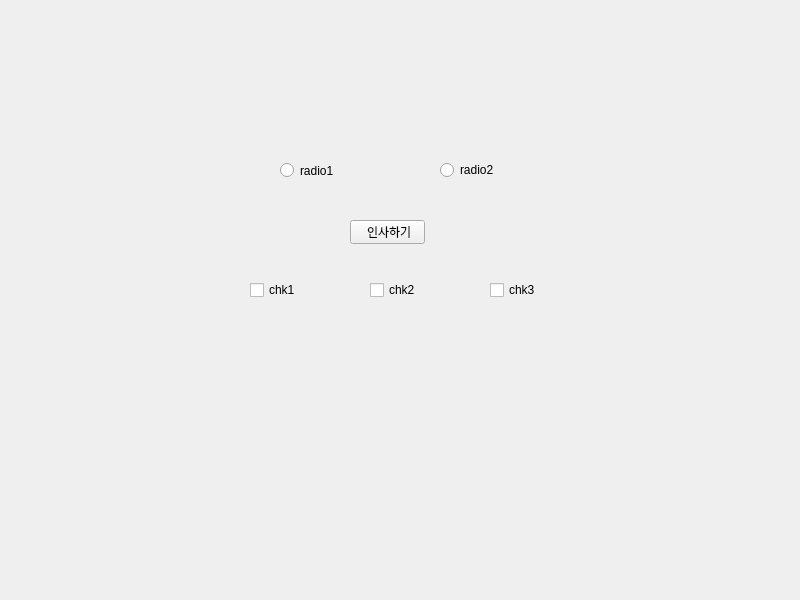
<?xml version="1.0" encoding="UTF-8"?>
<ui version="4.0">
 <class>MainWindow</class>
 <widget class="QMainWindow" name="MainWindow">
  <property name="geometry">
   <rect>
    <x>0</x>
    <y>0</y>
    <width>800</width>
    <height>600</height>
   </rect>
  </property>
  <property name="windowTitle">
   <string>MainWindow</string>
  </property>
  <widget class="QWidget" name="centralwidget">
   <widget class="QPushButton" name="btn_hi">
    <property name="geometry">
     <rect>
      <x>350</x>
      <y>220</y>
      <width>75</width>
      <height>24</height>
     </rect>
    </property>
    <property name="text">
     <string> 인사하기</string>
    </property>
   </widget>
   <widget class="QRadioButton" name="radioButton">
    <property name="geometry">
     <rect>
      <x>440</x>
      <y>160</y>
      <width>88</width>
      <height>20</height>
     </rect>
    </property>
    <property name="text">
     <string>radio2</string>
    </property>
   </widget>
   <widget class="QRadioButton" name="radioButton_2">
    <property name="geometry">
     <rect>
      <x>280</x>
      <y>160</y>
      <width>88</width>
      <height>21</height>
     </rect>
    </property>
    <property name="text">
     <string>radio1</string>
    </property>
   </widget>
   <widget class="QCheckBox" name="checkBox">
    <property name="geometry">
     <rect>
      <x>490</x>
      <y>280</y>
      <width>61</width>
      <height>20</height>
     </rect>
    </property>
    <property name="text">
     <string>chk3</string>
    </property>
   </widget>
   <widget class="QCheckBox" name="checkBox_2">
    <property name="geometry">
     <rect>
      <x>370</x>
      <y>280</y>
      <width>73</width>
      <height>20</height>
     </rect>
    </property>
    <property name="text">
     <string>chk2</string>
    </property>
   </widget>
   <widget class="QCheckBox" name="checkBox_3">
    <property name="geometry">
     <rect>
      <x>250</x>
      <y>280</y>
      <width>73</width>
      <height>20</height>
     </rect>
    </property>
    <property name="text">
     <string>chk1</string>
    </property>
   </widget>
  </widget>
 </widget>
 <resources/>
 <connections/>
</ui>
